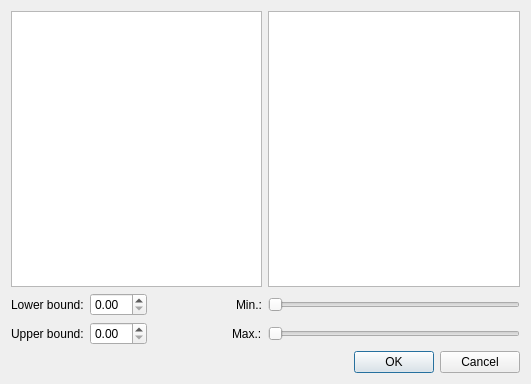
<?xml version="1.0" encoding="UTF-8"?>
<ui version="4.0">
 <class>Dialog</class>
 <widget class="QDialog" name="Dialog">
  <property name="geometry">
   <rect>
    <x>0</x>
    <y>0</y>
    <width>531</width>
    <height>384</height>
   </rect>
  </property>
  <property name="windowTitle">
   <string>Dialog</string>
  </property>
  <layout class="QGridLayout" name="gridLayout">
   <item row="1" column="0">
    <widget class="QDialogButtonBox" name="buttonBox_OkCancel">
     <property name="orientation">
      <enum>Qt::Horizontal</enum>
     </property>
     <property name="standardButtons">
      <set>QDialogButtonBox::Cancel|QDialogButtonBox::Ok</set>
     </property>
    </widget>
   </item>
   <item row="0" column="0">
    <layout class="QGridLayout" name="gridLayout_2">
     <item row="0" column="0">
      <widget class="QListWidget" name="listWidget_Objects"/>
     </item>
     <item row="0" column="1">
      <widget class="QListWidget" name="listWidget_ColorMaps"/>
     </item>
     <item row="2" column="0">
      <layout class="QHBoxLayout" name="horizontalLayout">
       <item>
        <widget class="QLabel" name="label">
         <property name="text">
          <string>Lower bound:</string>
         </property>
        </widget>
       </item>
       <item>
        <widget class="QDoubleSpinBox" name="doubleSpinBox_LowerBound"/>
       </item>
       <item>
        <spacer name="horizontalSpacer">
         <property name="orientation">
          <enum>Qt::Horizontal</enum>
         </property>
         <property name="sizeHint" stdset="0">
          <size>
           <width>40</width>
           <height>20</height>
          </size>
         </property>
        </spacer>
       </item>
       <item>
        <widget class="QLabel" name="label_3">
         <property name="text">
          <string>Min.:</string>
         </property>
        </widget>
       </item>
      </layout>
     </item>
     <item row="5" column="0">
      <layout class="QHBoxLayout" name="horizontalLayout_2">
       <item>
        <widget class="QLabel" name="label_2">
         <property name="text">
          <string>Upper bound:</string>
         </property>
        </widget>
       </item>
       <item>
        <widget class="QDoubleSpinBox" name="doubleSpinBox_UpperBound"/>
       </item>
       <item>
        <spacer name="horizontalSpacer_2">
         <property name="orientation">
          <enum>Qt::Horizontal</enum>
         </property>
         <property name="sizeHint" stdset="0">
          <size>
           <width>40</width>
           <height>20</height>
          </size>
         </property>
        </spacer>
       </item>
       <item>
        <widget class="QLabel" name="label_4">
         <property name="text">
          <string>Max.:</string>
         </property>
        </widget>
       </item>
      </layout>
     </item>
     <item row="2" column="1">
      <widget class="QSlider" name="horizontalSlider_Minimum">
       <property name="orientation">
        <enum>Qt::Horizontal</enum>
       </property>
      </widget>
     </item>
     <item row="5" column="1">
      <widget class="QSlider" name="horizontalSlider_Maximum">
       <property name="orientation">
        <enum>Qt::Horizontal</enum>
       </property>
      </widget>
     </item>
    </layout>
   </item>
  </layout>
 </widget>
 <resources/>
 <connections>
  <connection>
   <sender>buttonBox_OkCancel</sender>
   <signal>accepted()</signal>
   <receiver>Dialog</receiver>
   <slot>accept()</slot>
   <hints>
    <hint type="sourcelabel">
     <x>248</x>
     <y>254</y>
    </hint>
    <hint type="destinationlabel">
     <x>157</x>
     <y>274</y>
    </hint>
   </hints>
  </connection>
  <connection>
   <sender>buttonBox_OkCancel</sender>
   <signal>rejected()</signal>
   <receiver>Dialog</receiver>
   <slot>reject()</slot>
   <hints>
    <hint type="sourcelabel">
     <x>316</x>
     <y>260</y>
    </hint>
    <hint type="destinationlabel">
     <x>286</x>
     <y>274</y>
    </hint>
   </hints>
  </connection>
 </connections>
</ui>
